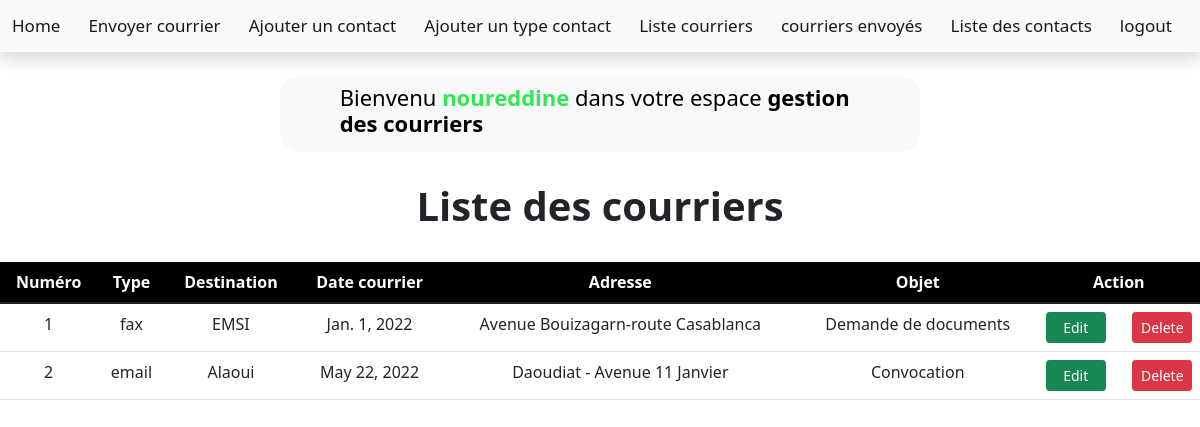
The page /courriersenv/ (signed in) on the database its author committed.
### courriers/models.py (models this page shows)
class Courrierdepart(models.Model):
    numero=models.PositiveIntegerField(max_length=10,unique=True)
    date_courrier=models.DateField()
    type=models.ForeignKey('Nature',on_delete=models.CASCADE)
    destination=models.ForeignKey('Contact',on_delete=models.CASCADE)
    adresse=models.TextField(max_length=50)
    objet=models.TextField(max_length=60)

class Nature(models.Model):
    nom=models.CharField(max_length=20)
    def __str__(self):
        return self.nom

class Contact(models.Model):
    nom=models.CharField(max_length=20)
    prenom=models.CharField(max_length=20)
    adresse=models.TextField(max_length=80)
    code_postal=models.BigIntegerField()
    type=models.ForeignKey('Type_contact',on_delete=models.CASCADE)
    prefecture_province=models.CharField(max_length=30)
    def __str__(self):
        return self.nom

### courriers/views.py (the view)
# urls.py: path('courriersenv/',views.courriersenv,name='courriersenv'),
@login_required(login_url='courriersenv')
def courriersenv(request):
    formcourrierdep=Courrierdepart.objects.all()
    return render(request,'courriersenv.html',{'formcourrierdep':formcourrierdep})

### courriers/templates/courriersenv.html (shortened to what this page needs)
<!DOCTYPE html>
<html>
    <head>
   {% load static %}
   {% include 'agenttransmissionafter.html' %}
    </head>
    <body style="background-color:#ffffff">
        <center>
            <h1><strong>Liste des courriers</strong></h1>
        </center>
        <br>
        <table width="100%" class="table table-hover">
            <thead>
                <tr>
                <th>Numéro</th>
                <th>Type</th>
                <th>Destination</th>
                <th>Date courrier</th>
                <th>Adresse</th>
                <th>Objet</th>
                <th>Action</th>
                </tr>
            </thead>
        <tbody>
            {% for courrier in formcourrierdep %}
                <td>{{courrier.numero}}</td>
                <td>{{courrier.type}}</td>
                <td>{{courrier.destination}}</td>
                <td>{{courrier.date_courrier}}</td>
                <td>{{courrier.adresse}}</td>
                <td>{{courrier.objet}}</td>
                <td>
                <a href="/updatecourtrans/{{courrier.id}}" class="btn btn-sm btn-success" id="edit">Edit</a>
                <a href="/deletecourenv/{{courrier.id}}" class="btn btn-sm btn-danger" id="delete">Delete</a>
                </td>
            {% endfor %}
            </tbody>
            </table>
    </body>
    </html>

### courriers/templates/agenttransmissionafter.html (shortened to what this page needs)
<!DOCTYPE html>
<html lang="en">
<head>
  <link href="https://cdn.jsdelivr.net/npm/bootstrap@5.1.3/dist/css/bootstrap.min.css" rel="stylesheet">
</head>
   {% load static %}
  </head>
   <nav class="navbar navbar-expand-sm navbar-light bg-light shadow">
  <div class="container-fluid">
    <a class="navbar-brand" href="/hometransmission">Home</a>
    <a class="navbar-brand" href="/envoyercourrier">Envoyer courrier</a>
    <a class="navbar-brand" href="/enregistrercontact">Ajouter un contact</a>
    <a class="navbar-brand" href="/addtypecontact">Ajouter un type contact</a>
    <a class="navbar-brand" href="/courrierstrans">Liste courriers</a>
    <a class="navbar-brand" href="/courriersenv">courriers envoyés</a>
    <a class="navbar-brand" href="/contacttrans">Liste des contacts</a>
    <a class="navbar-brand" href="/logout">logout</a>
    </div>
</nav>
<br>
<nav class="navbar navbar-expand-sm navbar-light bg-light" id="title">&nbsp&nbsp&nbsp&nbsp&nbsp
<h3>Bienvenu <strong style="color:rgb(50, 231, 83)";>{{user}}</strong> dans votre espace <strong style="color:rgb(0, 0, 0)">gestion des courriers</strong></h2>
</nav>
<body style="background-color:#ffffff">
</body>
    </body>
</html>

### courriers/templates/agenttransmissionafter.html (style rules this page uses)
h3 { font-size:22px; color:rgb(0, 0, 0); margin-right:55px }
#title { margin-right:280px; margin-left:280px; border-radius:20px 20px 20px 20px }
.navbar-brand { font-size:17px; color:white; }

### courriers/templates/courriersenv.html (style rules this page uses)
th { text-align:center; }
td { text-align:center; }
table { justfify-content:center; }
thead { color:white; background-color:black; }
h1 { margin-top:30px; }
#edit { width:60px; float:left; }
#delete { width:60px; float:right; }

### rows shown on the page
Courrierdepart: numero "1", type "fax", destination "EMSI", date_courrier "Jan. 1, 2022", adresse "Avenue Bouizagarn-route Casablanca", objet "Demande de documents"
Courrierdepart: numero "2", type "email", destination "Alaoui", date_courrier "May 22, 2022", adresse "Daoudiat - Avenue 11 Janvier", objet "Convocation"

### other values the page prints
{{ user }} "noureddine"
